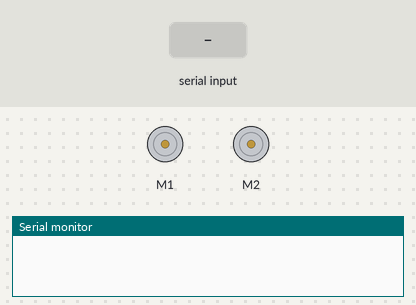
This sketch was run on a simulated Arduino Uno, built with avr-gcc and run on an emulated ATmega328P. On the bench: 2 × DC motor (green arrow = forward, orange = backward, longer = faster), the last lines printed to the serial monitor. Inputs (shaded band) come from the test bench.

Above: at 1.2 s.
1.3 s: "1" received over Serial
At 2.5 s:
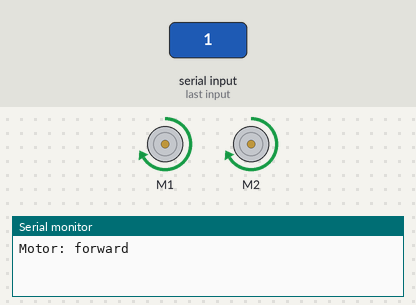
2.8 s: "2" received over Serial
At 3.8 s:
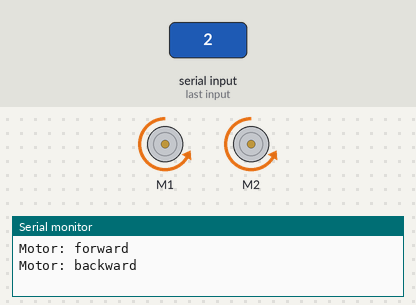
4.3 s: "3" received over Serial
At 4.9 s:
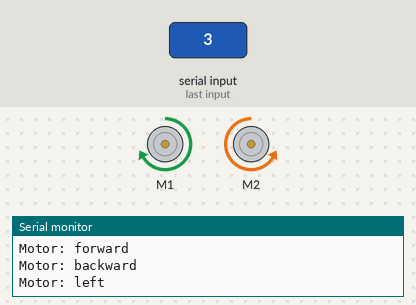
5.8 s: "4" received over Serial
At 7.2 s:
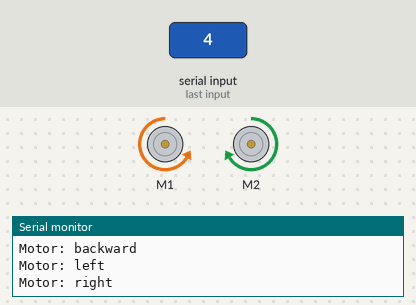
Timing chart, 0 to 8.3 s (numbered marks = the images above; inputs shaded):
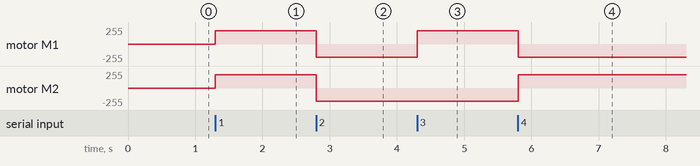

Measured:
- after the input at 1.3 s, motor M1, motor M2: stopped → forward 200/255 at once
- after the input at 2.8 s, motor M1, motor M2: forward 200/255 → backward 200/255 at once
- after the input at 4.3 s, motor M1: backward 200/255 → forward 200/255 at once
- after the input at 5.8 s, motor M1: forward 200/255 → backward 200/255 at once; motor M2: backward 200/255 → forward 200/255 at once

The sketch:

AABTank.ino
```cpp
/*

AABTank - Arduino Tank Project - Android Bluetooth Controlled

Project Information
-------------------
http://github.com/petersonlindo/AABTank
http://petersonlindo.kinja.com/AABTank-arduino-tank-project-android-bluetooth-controlled

Contact Information
-------------------
Peterson Lindo
peterson_lindo@hotmail.com

*/

#include <AFMotor.h> // Adafruit Motor Shield Library (http://github.com/adafruit/Adafruit-Motor-Shield-library)

AF_DCMotor motor1(1, MOTOR12_64KHZ); // create motor #1, 64KHz pwm
AF_DCMotor motor2(2, MOTOR12_64KHZ); // create motor #2, 64KHz pwm

int state;		//value from bluetooth serial comm
int flag=0;	//makes sure that the serial only prints once the state

void setup()
{
  Serial.begin(9600);           // set up Serial library at 9600 bps
  motor1.setSpeed(200);     // set the speed of motor 1 to 200 of 255
  motor2.setSpeed(200);     // set the speed of motor 2 to 200 of 255
}

void loop()
{

//if some date is sent, reads it and saves in state
if(Serial.available() > 0)
{
state = Serial.read();
flag=0;
}

// if the state is '0' the DC motors will turn off
if (state == '0')
{
motor1.run(RELEASE); // stopped
motor2.run(RELEASE); // stopped
	if(flag == 0)
	{
	Serial.println("Motor: off");
	flag=1;
	}
}

// if the state is '1' the DC motors will RUN FORWARD
if (state == '1')
{
motor1.run(FORWARD); // FORWARD
motor2.run(FORWARD); // FORWARD
	if(flag == 0)
	{
	Serial.println("Motor: forward");
	flag=1;
	}
}

// if the state is '2' the DC motors will RUN BACKWARD
if (state == '2')
{
motor1.run(BACKWARD); // BACKWARD
motor2.run(BACKWARD); // BACKWARD
	if(flag == 0)
	{
	Serial.println("Motor: backward");
	flag=1;
	}
}

// if the state is '3' the motor will turn left
if (state == '3')
{
motor1.run(FORWARD); // FORWARD
motor2.run(BACKWARD); // BACKWARD
	if(flag == 0){
	Serial.println("Motor: left");
	flag=1;
	}
}

// if the state is '4' the motor will turn right
if (state == '4') {
motor1.run(BACKWARD); // BACKWARD
motor2.run(FORWARD); // FORWARD
	if(flag == 0){
	Serial.println("Motor: right");
	flag=1;
	}
}

}//END
```
